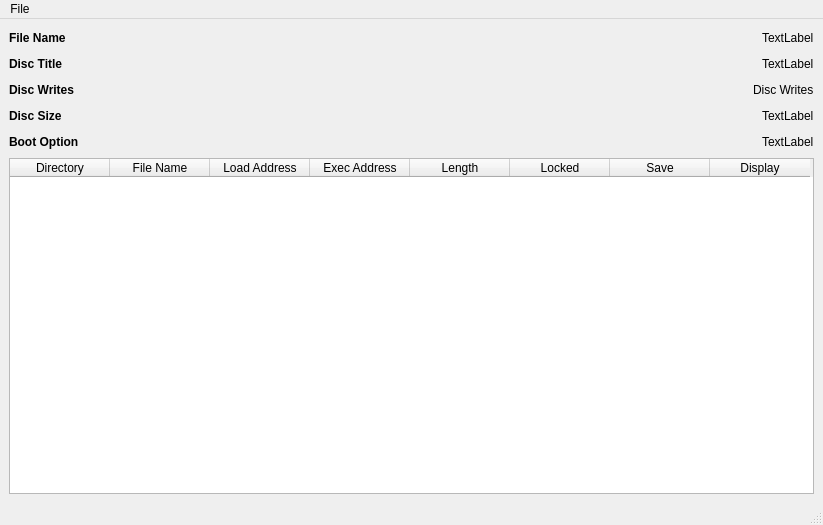
<?xml version="1.0" encoding="UTF-8"?>
<ui version="4.0">
 <class>MainWindow</class>
 <widget class="QMainWindow" name="MainWindow">
  <property name="geometry">
   <rect>
    <x>0</x>
    <y>0</y>
    <width>823</width>
    <height>525</height>
   </rect>
  </property>
  <property name="windowTitle">
   <string>DFS Explorer</string>
  </property>
  <widget class="QWidget" name="centralwidget">
   <layout class="QHBoxLayout" name="horizontalLayout_8">
    <item>
     <layout class="QVBoxLayout" name="verticalLayout_2">
      <item>
       <layout class="QVBoxLayout" name="verticalLayout">
        <item>
         <layout class="QHBoxLayout" name="horizontalLayout">
          <item>
           <widget class="QLabel" name="label">
            <property name="font">
             <font>
              <weight>75</weight>
              <bold>true</bold>
             </font>
            </property>
            <property name="text">
             <string>File Name</string>
            </property>
           </widget>
          </item>
          <item>
           <spacer name="horizontalSpacer">
            <property name="orientation">
             <enum>Qt::Horizontal</enum>
            </property>
            <property name="sizeHint" stdset="0">
             <size>
              <width>40</width>
              <height>20</height>
             </size>
            </property>
           </spacer>
          </item>
          <item>
           <widget class="QLabel" name="Filename">
            <property name="text">
             <string>TextLabel</string>
            </property>
           </widget>
          </item>
         </layout>
        </item>
        <item>
         <layout class="QHBoxLayout" name="horizontalLayout_4">
          <item>
           <widget class="QLabel" name="label_7">
            <property name="font">
             <font>
              <weight>75</weight>
              <bold>true</bold>
             </font>
            </property>
            <property name="text">
             <string>Disc Title</string>
            </property>
           </widget>
          </item>
          <item>
           <spacer name="horizontalSpacer_2">
            <property name="orientation">
             <enum>Qt::Horizontal</enum>
            </property>
            <property name="sizeHint" stdset="0">
             <size>
              <width>40</width>
              <height>20</height>
             </size>
            </property>
           </spacer>
          </item>
          <item>
           <widget class="QLabel" name="Title">
            <property name="text">
             <string>TextLabel</string>
            </property>
           </widget>
          </item>
         </layout>
        </item>
        <item>
         <layout class="QHBoxLayout" name="horizontalLayout_5">
          <item>
           <widget class="QLabel" name="label_9">
            <property name="font">
             <font>
              <weight>75</weight>
              <bold>true</bold>
             </font>
            </property>
            <property name="text">
             <string>Disc Writes</string>
            </property>
           </widget>
          </item>
          <item>
           <spacer name="horizontalSpacer_3">
            <property name="orientation">
             <enum>Qt::Horizontal</enum>
            </property>
            <property name="sizeHint" stdset="0">
             <size>
              <width>40</width>
              <height>20</height>
             </size>
            </property>
           </spacer>
          </item>
          <item>
           <widget class="QLabel" name="Writes">
            <property name="text">
             <string>Disc Writes</string>
            </property>
           </widget>
          </item>
         </layout>
        </item>
        <item>
         <layout class="QHBoxLayout" name="horizontalLayout_6">
          <item>
           <widget class="QLabel" name="label_11">
            <property name="font">
             <font>
              <weight>75</weight>
              <bold>true</bold>
             </font>
            </property>
            <property name="text">
             <string>Disc Size</string>
            </property>
           </widget>
          </item>
          <item>
           <spacer name="horizontalSpacer_4">
            <property name="orientation">
             <enum>Qt::Horizontal</enum>
            </property>
            <property name="sizeHint" stdset="0">
             <size>
              <width>40</width>
              <height>20</height>
             </size>
            </property>
           </spacer>
          </item>
          <item>
           <widget class="QLabel" name="Size">
            <property name="text">
             <string>TextLabel</string>
            </property>
           </widget>
          </item>
         </layout>
        </item>
        <item>
         <layout class="QHBoxLayout" name="horizontalLayout_7">
          <item>
           <widget class="QLabel" name="label_13">
            <property name="font">
             <font>
              <weight>75</weight>
              <bold>true</bold>
             </font>
            </property>
            <property name="text">
             <string>Boot Option</string>
            </property>
           </widget>
          </item>
          <item>
           <spacer name="horizontalSpacer_5">
            <property name="orientation">
             <enum>Qt::Horizontal</enum>
            </property>
            <property name="sizeHint" stdset="0">
             <size>
              <width>40</width>
              <height>20</height>
             </size>
            </property>
           </spacer>
          </item>
          <item>
           <widget class="QLabel" name="BootOption">
            <property name="text">
             <string>TextLabel</string>
            </property>
           </widget>
          </item>
         </layout>
        </item>
       </layout>
      </item>
      <item>
       <widget class="QTableWidget" name="catalogue">
        <property name="columnCount">
         <number>8</number>
        </property>
        <column>
         <property name="text">
          <string>Directory</string>
         </property>
        </column>
        <column>
         <property name="text">
          <string>File Name</string>
         </property>
        </column>
        <column>
         <property name="text">
          <string>Load Address</string>
         </property>
        </column>
        <column>
         <property name="text">
          <string>Exec Address</string>
         </property>
        </column>
        <column>
         <property name="text">
          <string>Length</string>
         </property>
        </column>
        <column>
         <property name="text">
          <string>Locked</string>
         </property>
        </column>
        <column>
         <property name="text">
          <string>Save</string>
         </property>
        </column>
        <column>
         <property name="text">
          <string>Display</string>
         </property>
        </column>
       </widget>
      </item>
     </layout>
    </item>
   </layout>
  </widget>
  <widget class="QMenuBar" name="menubar">
   <property name="geometry">
    <rect>
     <x>0</x>
     <y>0</y>
     <width>823</width>
     <height>24</height>
    </rect>
   </property>
   <widget class="QMenu" name="menuFile">
    <property name="title">
     <string>File</string>
    </property>
    <addaction name="actionOpen_Disc_Image"/>
    <addaction name="separator"/>
    <addaction name="actionQuit"/>
   </widget>
   <addaction name="menuFile"/>
  </widget>
  <widget class="QStatusBar" name="statusbar"/>
  <action name="actionOpen_Disc_Image">
   <property name="text">
    <string>Open Disc Image</string>
   </property>
   <property name="statusTip">
    <string>Open a disc image</string>
   </property>
  </action>
  <action name="actionQuit">
   <property name="text">
    <string>Quit</string>
   </property>
   <property name="statusTip">
    <string>Exit the application.</string>
   </property>
  </action>
 </widget>
 <resources/>
 <connections>
  <connection>
   <sender>actionQuit</sender>
   <signal>triggered()</signal>
   <receiver>MainWindow</receiver>
   <slot>close()</slot>
   <hints>
    <hint type="sourcelabel">
     <x>-1</x>
     <y>-1</y>
    </hint>
    <hint type="destinationlabel">
     <x>399</x>
     <y>299</y>
    </hint>
   </hints>
  </connection>
  <connection>
   <sender>actionOpen_Disc_Image</sender>
   <signal>triggered()</signal>
   <receiver>MainWindow</receiver>
   <slot>browseSlot()</slot>
   <hints>
    <hint type="sourcelabel">
     <x>-1</x>
     <y>-1</y>
    </hint>
    <hint type="destinationlabel">
     <x>411</x>
     <y>262</y>
    </hint>
   </hints>
  </connection>
 </connections>
 <slots>
  <slot>browseSlot()</slot>
 </slots>
</ui>
